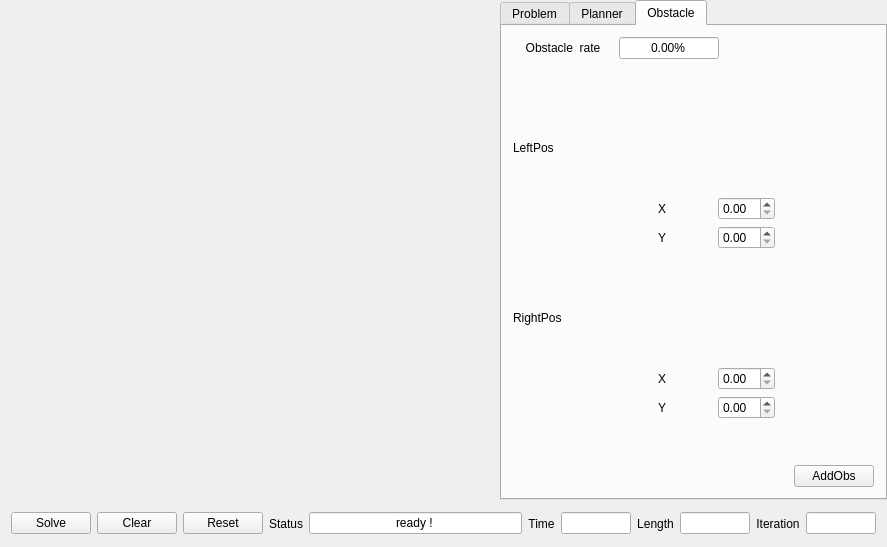
<?xml version="1.0" encoding="UTF-8"?>
<ui version="4.0">
 <class>MainWindow</class>
 <widget class="QMainWindow" name="MainWindow">
  <property name="geometry">
   <rect>
    <x>0</x>
    <y>0</y>
    <width>887</width>
    <height>547</height>
   </rect>
  </property>
  <property name="minimumSize">
   <size>
    <width>0</width>
    <height>0</height>
   </size>
  </property>
  <property name="windowTitle">
   <string>RRT Simulator</string>
  </property>
  <widget class="QWidget" name="centralWidget">
   <property name="enabled">
    <bool>true</bool>
   </property>
   <property name="sizePolicy">
    <sizepolicy hsizetype="Expanding" vsizetype="Expanding">
     <horstretch>0</horstretch>
     <verstretch>0</verstretch>
    </sizepolicy>
   </property>
   <property name="autoFillBackground">
    <bool>true</bool>
   </property>
   <layout class="QVBoxLayout" name="verticalLayout_3">
    <property name="spacing">
     <number>0</number>
    </property>
    <property name="leftMargin">
     <number>0</number>
    </property>
    <property name="topMargin">
     <number>0</number>
    </property>
    <property name="rightMargin">
     <number>0</number>
    </property>
    <property name="bottomMargin">
     <number>0</number>
    </property>
    <item>
     <layout class="QHBoxLayout" name="horizontalLayout_3">
      <property name="spacing">
       <number>0</number>
      </property>
      <item>
       <widget class="RenderArea" name="renderArea" native="true">
        <property name="enabled">
         <bool>true</bool>
        </property>
        <property name="sizePolicy">
         <sizepolicy hsizetype="Fixed" vsizetype="Fixed">
          <horstretch>0</horstretch>
          <verstretch>0</verstretch>
         </sizepolicy>
        </property>
        <property name="minimumSize">
         <size>
          <width>500</width>
          <height>500</height>
         </size>
        </property>
        <property name="maximumSize">
         <size>
          <width>500</width>
          <height>500</height>
         </size>
        </property>
        <property name="autoFillBackground">
         <bool>false</bool>
        </property>
       </widget>
      </item>
      <item>
       <widget class="QTabWidget" name="problemWidget">
        <property name="maximumSize">
         <size>
          <width>500</width>
          <height>500</height>
         </size>
        </property>
        <property name="currentIndex">
         <number>2</number>
        </property>
        <widget class="QWidget" name="tab">
         <attribute name="title">
          <string>Problem</string>
         </attribute>
         <layout class="QVBoxLayout" name="verticalLayout">
          <item>
           <layout class="QHBoxLayout" name="horizontalLayout_11">
            <item>
             <widget class="QLabel" name="label">
              <property name="minimumSize">
               <size>
                <width>100</width>
                <height>0</height>
               </size>
              </property>
              <property name="maximumSize">
               <size>
                <width>100</width>
                <height>16777215</height>
               </size>
              </property>
              <property name="text">
               <string>Position</string>
              </property>
              <property name="alignment">
               <set>Qt::AlignCenter</set>
              </property>
             </widget>
            </item>
            <item>
             <widget class="QLineEdit" name="positionBox">
              <property name="sizePolicy">
               <sizepolicy hsizetype="Fixed" vsizetype="Fixed">
                <horstretch>0</horstretch>
                <verstretch>0</verstretch>
               </sizepolicy>
              </property>
              <property name="maximumSize">
               <size>
                <width>100</width>
                <height>16777215</height>
               </size>
              </property>
              <property name="alignment">
               <set>Qt::AlignCenter</set>
              </property>
             </widget>
            </item>
            <item>
             <spacer name="horizontalSpacer_4">
              <property name="orientation">
               <enum>Qt::Horizontal</enum>
              </property>
              <property name="sizeHint" stdset="0">
               <size>
                <width>78</width>
                <height>20</height>
               </size>
              </property>
             </spacer>
            </item>
           </layout>
          </item>
          <item>
           <spacer name="verticalSpacer_3">
            <property name="orientation">
             <enum>Qt::Vertical</enum>
            </property>
            <property name="sizeHint" stdset="0">
             <size>
              <width>20</width>
              <height>73</height>
             </size>
            </property>
           </spacer>
          </item>
          <item>
           <widget class="QLabel" name="label_10">
            <property name="text">
             <string>StartPos</string>
            </property>
           </widget>
          </item>
          <item>
           <layout class="QHBoxLayout" name="horizontalLayout_13">
            <item>
             <spacer name="horizontalSpacer">
              <property name="orientation">
               <enum>Qt::Horizontal</enum>
              </property>
              <property name="sizeHint" stdset="0">
               <size>
                <width>40</width>
                <height>20</height>
               </size>
              </property>
             </spacer>
            </item>
            <item>
             <widget class="QLabel" name="label_11">
              <property name="text">
               <string>X</string>
              </property>
             </widget>
            </item>
            <item>
             <widget class="QDoubleSpinBox" name="startPosxBox">
              <property name="minimum">
               <double>0.000000000000000</double>
              </property>
              <property name="maximum">
               <double>500.000000000000000</double>
              </property>
             </widget>
            </item>
            <item>
             <spacer name="horizontalSpacer_9">
              <property name="orientation">
               <enum>Qt::Horizontal</enum>
              </property>
              <property name="sizeHint" stdset="0">
               <size>
                <width>40</width>
                <height>20</height>
               </size>
              </property>
             </spacer>
            </item>
           </layout>
          </item>
          <item>
           <layout class="QHBoxLayout" name="horizontalLayout_14">
            <item>
             <spacer name="horizontalSpacer_2">
              <property name="orientation">
               <enum>Qt::Horizontal</enum>
              </property>
              <property name="sizeHint" stdset="0">
               <size>
                <width>40</width>
                <height>20</height>
               </size>
              </property>
             </spacer>
            </item>
            <item>
             <widget class="QLabel" name="label_12">
              <property name="text">
               <string>Y</string>
              </property>
             </widget>
            </item>
            <item>
             <widget class="QDoubleSpinBox" name="startPosyBox">
              <property name="maximum">
               <double>500.000000000000000</double>
              </property>
             </widget>
            </item>
            <item>
             <spacer name="horizontalSpacer_10">
              <property name="orientation">
               <enum>Qt::Horizontal</enum>
              </property>
              <property name="sizeHint" stdset="0">
               <size>
                <width>37</width>
                <height>17</height>
               </size>
              </property>
             </spacer>
            </item>
           </layout>
          </item>
          <item>
           <spacer name="verticalSpacer_2">
            <property name="orientation">
             <enum>Qt::Vertical</enum>
            </property>
            <property name="sizeHint" stdset="0">
             <size>
              <width>20</width>
              <height>29</height>
             </size>
            </property>
           </spacer>
          </item>
          <item>
           <widget class="QLabel" name="label_16">
            <property name="text">
             <string>EndPos</string>
            </property>
           </widget>
          </item>
          <item>
           <layout class="QHBoxLayout" name="horizontalLayout_15">
            <item>
             <spacer name="horizontalSpacer_3">
              <property name="orientation">
               <enum>Qt::Horizontal</enum>
              </property>
              <property name="sizeHint" stdset="0">
               <size>
                <width>40</width>
                <height>20</height>
               </size>
              </property>
             </spacer>
            </item>
            <item>
             <widget class="QLabel" name="label_18">
              <property name="text">
               <string>X</string>
              </property>
             </widget>
            </item>
            <item>
             <widget class="QDoubleSpinBox" name="endPosxBox">
              <property name="maximum">
               <double>500.000000000000000</double>
              </property>
             </widget>
            </item>
            <item>
             <spacer name="horizontalSpacer_11">
              <property name="orientation">
               <enum>Qt::Horizontal</enum>
              </property>
              <property name="sizeHint" stdset="0">
               <size>
                <width>37</width>
                <height>17</height>
               </size>
              </property>
             </spacer>
            </item>
           </layout>
          </item>
          <item>
           <layout class="QHBoxLayout" name="horizontalLayout_19">
            <item>
             <spacer name="horizontalSpacer_5">
              <property name="orientation">
               <enum>Qt::Horizontal</enum>
              </property>
              <property name="sizeHint" stdset="0">
               <size>
                <width>40</width>
                <height>20</height>
               </size>
              </property>
             </spacer>
            </item>
            <item>
             <widget class="QLabel" name="label_17">
              <property name="text">
               <string>Y</string>
              </property>
             </widget>
            </item>
            <item>
             <widget class="QDoubleSpinBox" name="endPosyBox">
              <property name="maximum">
               <double>500.000000000000000</double>
              </property>
             </widget>
            </item>
            <item>
             <spacer name="horizontalSpacer_12">
              <property name="orientation">
               <enum>Qt::Horizontal</enum>
              </property>
              <property name="sizeHint" stdset="0">
               <size>
                <width>37</width>
                <height>17</height>
               </size>
              </property>
             </spacer>
            </item>
           </layout>
          </item>
          <item>
           <spacer name="verticalSpacer">
            <property name="orientation">
             <enum>Qt::Vertical</enum>
            </property>
            <property name="sizeHint" stdset="0">
             <size>
              <width>20</width>
              <height>26</height>
             </size>
            </property>
           </spacer>
          </item>
          <item>
           <layout class="QHBoxLayout" name="horizontalLayout_12">
            <item>
             <widget class="QLabel" name="label_2">
              <property name="minimumSize">
               <size>
                <width>100</width>
                <height>0</height>
               </size>
              </property>
              <property name="maximumSize">
               <size>
                <width>100</width>
                <height>16777215</height>
               </size>
              </property>
              <property name="text">
               <string>MaxIteration</string>
              </property>
              <property name="alignment">
               <set>Qt::AlignCenter</set>
              </property>
             </widget>
            </item>
            <item>
             <widget class="QSpinBox" name="maxIterationBox">
              <property name="maximum">
               <number>10000</number>
              </property>
              <property name="value">
               <number>2000</number>
              </property>
             </widget>
            </item>
            <item>
             <spacer name="horizontalSpacer_6">
              <property name="orientation">
               <enum>Qt::Horizontal</enum>
              </property>
              <property name="sizeHint" stdset="0">
               <size>
                <width>40</width>
                <height>20</height>
               </size>
              </property>
             </spacer>
            </item>
           </layout>
          </item>
          <item>
           <spacer name="verticalSpacer_4">
            <property name="orientation">
             <enum>Qt::Vertical</enum>
            </property>
            <property name="sizeHint" stdset="0">
             <size>
              <width>20</width>
              <height>35</height>
             </size>
            </property>
           </spacer>
          </item>
          <item>
           <layout class="QHBoxLayout" name="horizontalLayout_16">
            <item>
             <spacer name="horizontalSpacer_23">
              <property name="orientation">
               <enum>Qt::Horizontal</enum>
              </property>
              <property name="sizeHint" stdset="0">
               <size>
                <width>40</width>
                <height>20</height>
               </size>
              </property>
             </spacer>
            </item>
            <item>
             <widget class="QPushButton" name="setButton">
              <property name="text">
               <string>Set</string>
              </property>
             </widget>
            </item>
           </layout>
          </item>
         </layout>
        </widget>
        <widget class="QWidget" name="plannerWidget">
         <attribute name="title">
          <string>Planner</string>
         </attribute>
         <widget class="QWidget" name="layoutWidget">
          <property name="geometry">
           <rect>
            <x>9</x>
            <y>9</y>
            <width>177</width>
            <height>29</height>
           </rect>
          </property>
          <layout class="QHBoxLayout" name="horizontalLayout" stretch="0,1">
           <item>
            <widget class="QLabel" name="label_6">
             <property name="sizePolicy">
              <sizepolicy hsizetype="Fixed" vsizetype="Preferred">
               <horstretch>0</horstretch>
               <verstretch>0</verstretch>
              </sizepolicy>
             </property>
             <property name="minimumSize">
              <size>
               <width>100</width>
               <height>0</height>
              </size>
             </property>
             <property name="maximumSize">
              <size>
               <width>100</width>
               <height>16777215</height>
              </size>
             </property>
             <property name="text">
              <string>Planner</string>
             </property>
             <property name="alignment">
              <set>Qt::AlignCenter</set>
             </property>
            </widget>
           </item>
           <item>
            <widget class="QComboBox" name="plannerBox">
             <property name="editable">
              <bool>false</bool>
             </property>
             <item>
              <property name="text">
               <string>rrt</string>
              </property>
             </item>
             <item>
              <property name="text">
               <string>ob-rrt</string>
              </property>
             </item>
             <item>
              <property name="text">
               <string>hs-rrt</string>
              </property>
             </item>
            </widget>
           </item>
          </layout>
         </widget>
         <widget class="QWidget" name="layoutWidget">
          <property name="geometry">
           <rect>
            <x>40</x>
            <y>250</y>
            <width>221</width>
            <height>29</height>
           </rect>
          </property>
          <layout class="QHBoxLayout" name="horizontalLayout_10" stretch="0,0,1">
           <item>
            <widget class="QLabel" name="label_7">
             <property name="sizePolicy">
              <sizepolicy hsizetype="Fixed" vsizetype="Preferred">
               <horstretch>0</horstretch>
               <verstretch>0</verstretch>
              </sizepolicy>
             </property>
             <property name="minimumSize">
              <size>
               <width>100</width>
               <height>0</height>
              </size>
             </property>
             <property name="maximumSize">
              <size>
               <width>100</width>
               <height>16777215</height>
              </size>
             </property>
             <property name="text">
              <string>Stepsize</string>
             </property>
             <property name="alignment">
              <set>Qt::AlignCenter</set>
             </property>
            </widget>
           </item>
           <item>
            <widget class="QSpinBox" name="stepSizeBox">
             <property name="value">
              <number>3</number>
             </property>
            </widget>
           </item>
           <item>
            <spacer name="horizontalSpacer_7">
             <property name="orientation">
              <enum>Qt::Horizontal</enum>
             </property>
             <property name="sizeHint" stdset="0">
              <size>
               <width>40</width>
               <height>20</height>
              </size>
             </property>
            </spacer>
           </item>
          </layout>
         </widget>
        </widget>
        <widget class="QWidget" name="obstacleWidget">
         <attribute name="title">
          <string>Obstacle</string>
         </attribute>
         <layout class="QVBoxLayout" name="verticalLayout_2">
          <item>
           <layout class="QHBoxLayout" name="horizontalLayout_4">
            <item>
             <widget class="QLabel" name="label_9">
              <property name="minimumSize">
               <size>
                <width>100</width>
                <height>0</height>
               </size>
              </property>
              <property name="maximumSize">
               <size>
                <width>100</width>
                <height>16777215</height>
               </size>
              </property>
              <property name="text">
               <string>Obstacle  rate</string>
              </property>
              <property name="alignment">
               <set>Qt::AlignCenter</set>
              </property>
             </widget>
            </item>
            <item>
             <widget class="QLineEdit" name="obstaceRateBox">
              <property name="maximumSize">
               <size>
                <width>100</width>
                <height>16777215</height>
               </size>
              </property>
              <property name="text">
               <string>0.00%</string>
              </property>
              <property name="alignment">
               <set>Qt::AlignCenter</set>
              </property>
             </widget>
            </item>
            <item>
             <spacer name="horizontalSpacer_8">
              <property name="orientation">
               <enum>Qt::Horizontal</enum>
              </property>
              <property name="sizeHint" stdset="0">
               <size>
                <width>40</width>
                <height>20</height>
               </size>
              </property>
             </spacer>
            </item>
           </layout>
          </item>
          <item>
           <spacer name="verticalSpacer_6">
            <property name="orientation">
             <enum>Qt::Vertical</enum>
            </property>
            <property name="sizeType">
             <enum>QSizePolicy::Fixed</enum>
            </property>
            <property name="sizeHint" stdset="0">
             <size>
              <width>20</width>
              <height>40</height>
             </size>
            </property>
           </spacer>
          </item>
          <item>
           <widget class="QLabel" name="label_27">
            <property name="minimumSize">
             <size>
              <width>100</width>
              <height>0</height>
             </size>
            </property>
            <property name="maximumSize">
             <size>
              <width>100</width>
              <height>16777215</height>
             </size>
            </property>
            <property name="text">
             <string>LeftPos</string>
            </property>
            <property name="alignment">
             <set>Qt::AlignLeading|Qt::AlignLeft|Qt::AlignVCenter</set>
            </property>
           </widget>
          </item>
          <item>
           <layout class="QHBoxLayout" name="horizontalLayout_5">
            <item>
             <spacer name="horizontalSpacer_13">
              <property name="orientation">
               <enum>Qt::Horizontal</enum>
              </property>
              <property name="sizeHint" stdset="0">
               <size>
                <width>40</width>
                <height>20</height>
               </size>
              </property>
             </spacer>
            </item>
            <item>
             <widget class="QLabel" name="label_30">
              <property name="minimumSize">
               <size>
                <width>100</width>
                <height>0</height>
               </size>
              </property>
              <property name="maximumSize">
               <size>
                <width>100</width>
                <height>16777215</height>
               </size>
              </property>
              <property name="text">
               <string>X</string>
              </property>
              <property name="alignment">
               <set>Qt::AlignCenter</set>
              </property>
             </widget>
            </item>
            <item>
             <widget class="QDoubleSpinBox" name="leftPosxBox"/>
            </item>
            <item>
             <spacer name="horizontalSpacer_16">
              <property name="orientation">
               <enum>Qt::Horizontal</enum>
              </property>
              <property name="sizeHint" stdset="0">
               <size>
                <width>40</width>
                <height>20</height>
               </size>
              </property>
             </spacer>
            </item>
           </layout>
          </item>
          <item>
           <layout class="QHBoxLayout" name="horizontalLayout_6">
            <item>
             <spacer name="horizontalSpacer_14">
              <property name="orientation">
               <enum>Qt::Horizontal</enum>
              </property>
              <property name="sizeHint" stdset="0">
               <size>
                <width>40</width>
                <height>20</height>
               </size>
              </property>
             </spacer>
            </item>
            <item>
             <widget class="QLabel" name="label_31">
              <property name="minimumSize">
               <size>
                <width>100</width>
                <height>0</height>
               </size>
              </property>
              <property name="maximumSize">
               <size>
                <width>100</width>
                <height>16777215</height>
               </size>
              </property>
              <property name="text">
               <string>Y</string>
              </property>
              <property name="alignment">
               <set>Qt::AlignCenter</set>
              </property>
             </widget>
            </item>
            <item>
             <widget class="QDoubleSpinBox" name="leftPosyBox"/>
            </item>
            <item>
             <spacer name="horizontalSpacer_15">
              <property name="orientation">
               <enum>Qt::Horizontal</enum>
              </property>
              <property name="sizeHint" stdset="0">
               <size>
                <width>40</width>
                <height>20</height>
               </size>
              </property>
             </spacer>
            </item>
           </layout>
          </item>
          <item>
           <spacer name="horizontalSpacer_17">
            <property name="orientation">
             <enum>Qt::Horizontal</enum>
            </property>
            <property name="sizeHint" stdset="0">
             <size>
              <width>342</width>
              <height>20</height>
             </size>
            </property>
           </spacer>
          </item>
          <item>
           <widget class="QLabel" name="label_34">
            <property name="minimumSize">
             <size>
              <width>100</width>
              <height>0</height>
             </size>
            </property>
            <property name="maximumSize">
             <size>
              <width>100</width>
              <height>16777215</height>
             </size>
            </property>
            <property name="text">
             <string>RightPos</string>
            </property>
            <property name="alignment">
             <set>Qt::AlignLeading|Qt::AlignLeft|Qt::AlignVCenter</set>
            </property>
           </widget>
          </item>
          <item>
           <layout class="QHBoxLayout" name="horizontalLayout_7">
            <item>
             <spacer name="horizontalSpacer_18">
              <property name="orientation">
               <enum>Qt::Horizontal</enum>
              </property>
              <property name="sizeHint" stdset="0">
               <size>
                <width>40</width>
                <height>20</height>
               </size>
              </property>
             </spacer>
            </item>
            <item>
             <widget class="QLabel" name="label_29">
              <property name="minimumSize">
               <size>
                <width>100</width>
                <height>0</height>
               </size>
              </property>
              <property name="maximumSize">
               <size>
                <width>100</width>
                <height>16777215</height>
               </size>
              </property>
              <property name="text">
               <string>X</string>
              </property>
              <property name="alignment">
               <set>Qt::AlignCenter</set>
              </property>
             </widget>
            </item>
            <item>
             <widget class="QDoubleSpinBox" name="rightPosxBox"/>
            </item>
            <item>
             <spacer name="horizontalSpacer_21">
              <property name="orientation">
               <enum>Qt::Horizontal</enum>
              </property>
              <property name="sizeHint" stdset="0">
               <size>
                <width>40</width>
                <height>20</height>
               </size>
              </property>
             </spacer>
            </item>
           </layout>
          </item>
          <item>
           <layout class="QHBoxLayout" name="horizontalLayout_8">
            <item>
             <spacer name="horizontalSpacer_19">
              <property name="orientation">
               <enum>Qt::Horizontal</enum>
              </property>
              <property name="sizeHint" stdset="0">
               <size>
                <width>40</width>
                <height>20</height>
               </size>
              </property>
             </spacer>
            </item>
            <item>
             <widget class="QLabel" name="label_32">
              <property name="minimumSize">
               <size>
                <width>100</width>
                <height>0</height>
               </size>
              </property>
              <property name="maximumSize">
               <size>
                <width>100</width>
                <height>16777215</height>
               </size>
              </property>
              <property name="text">
               <string>Y</string>
              </property>
              <property name="alignment">
               <set>Qt::AlignCenter</set>
              </property>
             </widget>
            </item>
            <item>
             <widget class="QDoubleSpinBox" name="rightPosyBox"/>
            </item>
            <item>
             <spacer name="horizontalSpacer_20">
              <property name="orientation">
               <enum>Qt::Horizontal</enum>
              </property>
              <property name="sizeHint" stdset="0">
               <size>
                <width>40</width>
                <height>20</height>
               </size>
              </property>
             </spacer>
            </item>
           </layout>
          </item>
          <item>
           <spacer name="verticalSpacer_5">
            <property name="orientation">
             <enum>Qt::Vertical</enum>
            </property>
            <property name="sizeType">
             <enum>QSizePolicy::Fixed</enum>
            </property>
            <property name="sizeHint" stdset="0">
             <size>
              <width>20</width>
              <height>40</height>
             </size>
            </property>
           </spacer>
          </item>
          <item>
           <layout class="QHBoxLayout" name="horizontalLayout_9">
            <item>
             <spacer name="horizontalSpacer_22">
              <property name="orientation">
               <enum>Qt::Horizontal</enum>
              </property>
              <property name="sizeHint" stdset="0">
               <size>
                <width>40</width>
                <height>20</height>
               </size>
              </property>
             </spacer>
            </item>
            <item>
             <widget class="QPushButton" name="addObstacleButton">
              <property name="text">
               <string>AddObs</string>
              </property>
             </widget>
            </item>
           </layout>
          </item>
         </layout>
        </widget>
       </widget>
      </item>
     </layout>
    </item>
    <item>
     <widget class="QWidget" name="solveWidget" native="true">
      <layout class="QHBoxLayout" name="horizontalLayout_2">
       <item>
        <widget class="QPushButton" name="solveButton">
         <property name="text">
          <string>Solve</string>
         </property>
        </widget>
       </item>
       <item>
        <widget class="QPushButton" name="clearButton">
         <property name="text">
          <string>Clear</string>
         </property>
        </widget>
       </item>
       <item>
        <widget class="QPushButton" name="resetButton">
         <property name="text">
          <string>Reset</string>
         </property>
        </widget>
       </item>
       <item>
        <widget class="QLabel" name="label_35">
         <property name="text">
          <string>Status</string>
         </property>
         <property name="alignment">
          <set>Qt::AlignCenter</set>
         </property>
        </widget>
       </item>
       <item>
        <widget class="QLineEdit" name="statusBox">
         <property name="text">
          <string>ready !</string>
         </property>
         <property name="alignment">
          <set>Qt::AlignCenter</set>
         </property>
        </widget>
       </item>
       <item>
        <widget class="QLabel" name="label_28">
         <property name="text">
          <string>Time</string>
         </property>
         <property name="alignment">
          <set>Qt::AlignCenter</set>
         </property>
        </widget>
       </item>
       <item>
        <widget class="QLineEdit" name="timeCountBox">
         <property name="sizePolicy">
          <sizepolicy hsizetype="Fixed" vsizetype="Fixed">
           <horstretch>0</horstretch>
           <verstretch>0</verstretch>
          </sizepolicy>
         </property>
         <property name="maximumSize">
          <size>
           <width>70</width>
           <height>16777215</height>
          </size>
         </property>
         <property name="alignment">
          <set>Qt::AlignCenter</set>
         </property>
        </widget>
       </item>
       <item>
        <widget class="QLabel" name="label_33">
         <property name="text">
          <string>Length</string>
         </property>
         <property name="alignment">
          <set>Qt::AlignCenter</set>
         </property>
        </widget>
       </item>
       <item>
        <widget class="QLineEdit" name="pathLengthBox">
         <property name="sizePolicy">
          <sizepolicy hsizetype="Fixed" vsizetype="Fixed">
           <horstretch>0</horstretch>
           <verstretch>0</verstretch>
          </sizepolicy>
         </property>
         <property name="maximumSize">
          <size>
           <width>70</width>
           <height>16777215</height>
          </size>
         </property>
         <property name="alignment">
          <set>Qt::AlignCenter</set>
         </property>
        </widget>
       </item>
       <item>
        <widget class="QLabel" name="label_36">
         <property name="text">
          <string>Iteration</string>
         </property>
         <property name="alignment">
          <set>Qt::AlignCenter</set>
         </property>
        </widget>
       </item>
       <item>
        <widget class="QLineEdit" name="iterationCountBox">
         <property name="sizePolicy">
          <sizepolicy hsizetype="Fixed" vsizetype="Fixed">
           <horstretch>0</horstretch>
           <verstretch>0</verstretch>
          </sizepolicy>
         </property>
         <property name="maximumSize">
          <size>
           <width>70</width>
           <height>16777215</height>
          </size>
         </property>
         <property name="alignment">
          <set>Qt::AlignCenter</set>
         </property>
        </widget>
       </item>
      </layout>
     </widget>
    </item>
   </layout>
  </widget>
 </widget>
 <layoutdefault spacing="6" margin="11"/>
 <customwidgets>
  <customwidget>
   <class>RenderArea</class>
   <extends>QWidget</extends>
   <header>renderarea.h</header>
   <container>1</container>
  </customwidget>
 </customwidgets>
 <resources/>
 <connections/>
</ui>
